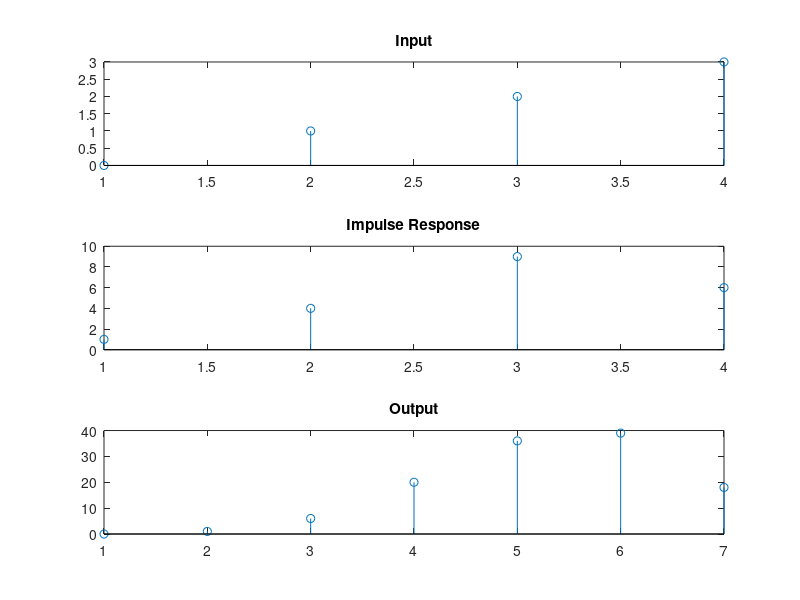

This chart was generated by the following MATLAB code:
%Convolution using built-in function
close all
clear
clc

x=[0 1 2 3];
h=[1 4 9 6];
y=conv(x,h);

figure
subplot(3,1,1)
stem(x)
title('Input')
subplot(3,1,2)
stem(h)
title('Impulse Response')
subplot(3,1,3)
stem(y)
title('Output')